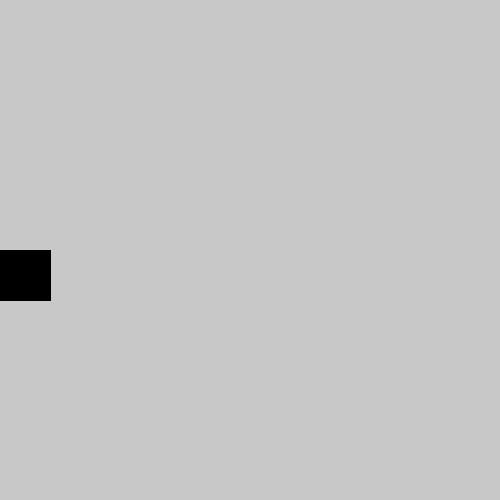
Frame 1 (no input)
Frame 60 (the mouse pressed at the canvas centre just before this capture): blank canvas, image omitted
Frame 120 (the mouse held since frame 60 and released just before this capture): blank canvas, image omitted

The Processing sketch that drew this single still picture (run headless with seeded random() and noise(); from frame 60 on, the mouse is pressed at the canvas centre):

// Processing sketch: Practical3b_2
// ── Practical3b_2.pde
void setup() 
{
size(500,500);
fill(0);
}

float x = 0;

void draw()
{
background(200);
rect(x,250,50,50);
x= x + 9;
}
